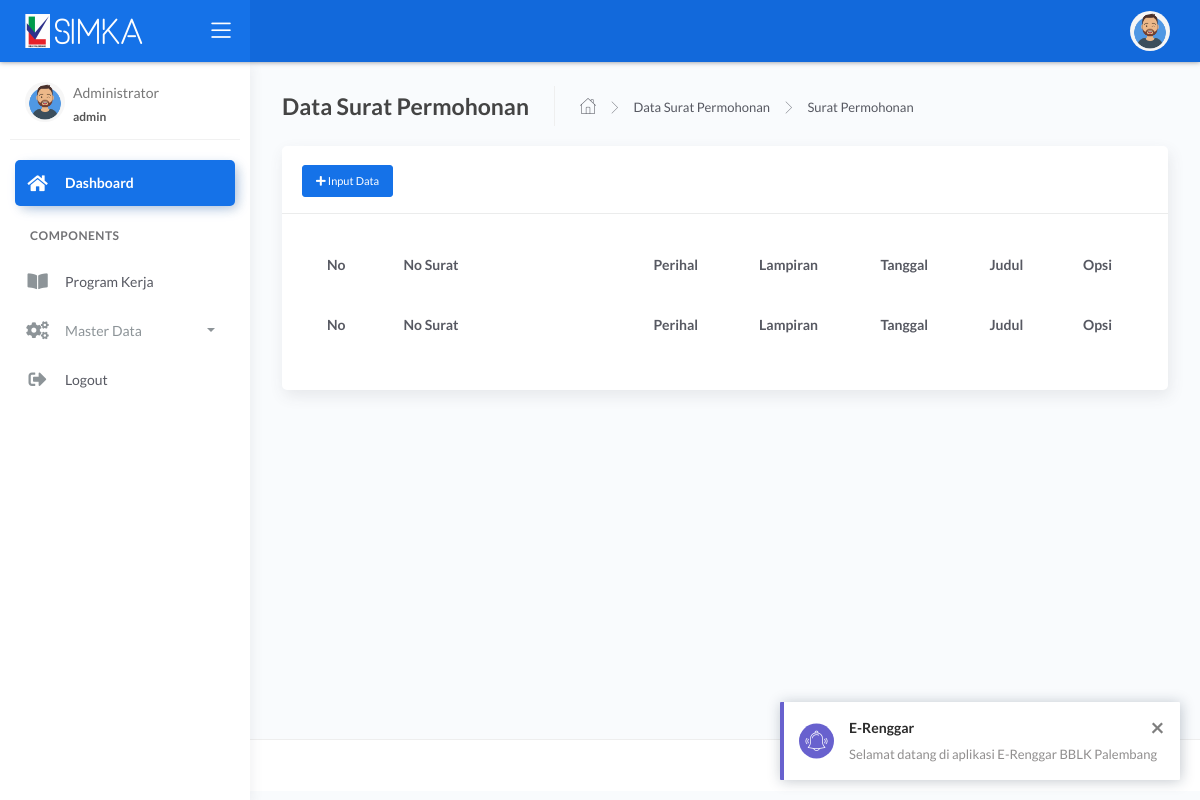
Page /instalasi/surat_permohonan.php?data (signed in) on the earlier database version.
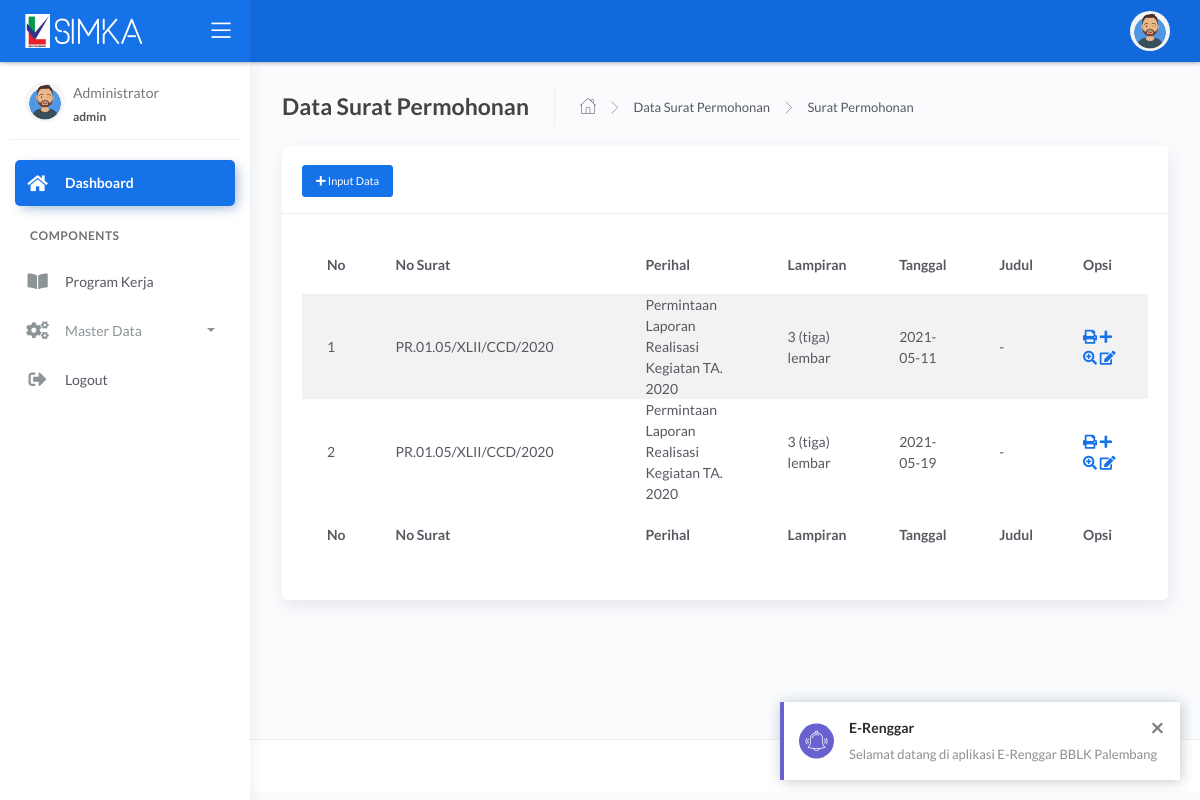
Same page on the later database version.
### tables this page shows
CREATE TABLE `surat_permohonan` (
  `id_surat_permohonan` int(11) NOT NULL,
  `no_surat` varchar(255) NOT NULL,
  `perihal` varchar(255) NOT NULL,
  `lampiran` varchar(255) NOT NULL,
  `tgl_surat` date NOT NULL,
  `judul_surat` varchar(255) NOT NULL,
  `isi_surat` text NOT NULL,
  `keterangan` varchar(255) NOT NULL,
  `tgl_batas_isi_proker` date DEFAULT NULL,
  `status_surat` varchar(255) NOT NULL
);

### instalasi/surat_permohonan.php (the view, shortened to what this page needs)
<?php include 'header.php'; ?>
	<div class="main-panel">
			<div class="content">
				<div class="page-inner">
					<div class="page-header">
						<h4 class="page-title">Data Surat Permohonan</h4>
						<ul class="breadcrumbs">
							<li class="nav-home">
								<a href="#">
									<i class="flaticon-home"></i>
								</a>
							</li>
							<li class="separator">
								<i class="flaticon-right-arrow"></i>
							</li>
							<li class="nav-item">
								<a href="#">Data Surat Permohonan</a>
							</li>
							<li class="separator">
								<i class="flaticon-right-arrow"></i>
							</li>
							<li class="nav-item">
								<a href="surat_permohonan.php?data">Surat Permohonan</a>
							</li>
						</ul>
					</div>
					<?php if(isset($_GET['data'])){ ?>
					<div class="row">
						<div class="col-md-12">
							<div class="card">
								<div class="card-header">
									<h4 class="card-title"><button type="button" class="btn btn-sm btn-primary" data-toggle="modal" data-target="#modal-default">
                <span class="fas fa-plus"></span> Input Data</button></h4>
								</div>
								<div class="card-body">
									<div class="table-responsive">
										<table id="multi-filter-select" class="display table table-striped table-hover" >
											<thead>
												<tr>
													<th>No</th>
													<th width="250px">No Surat</th>
										            <th>Perihal</th>
										            <th>Lampiran</th>
										            <th>Tanggal</th>
										            <th>Judul</th>
													<th width="90px">Opsi</th>
												</tr>
											</thead>
											<tfoot>
												<tr>
													<th>No</th>
													<th width="250px">No Surat</th>
										            <th>Perihal</th>
										            <th>Lampiran</th>
										            <th>Tanggal</th>
										            <th>Judul</th>
													<th width="90px">Opsi</th>
												</tr>
											</tfoot>
											<tbody>
											<?php
									        $sql = "SELECT * FROM surat_permohonan";
									        $query = mysqli_query($koneksi,$sql);
									        $no=1;
									        while ($a = mysqli_fetch_array($query)) :?>
												<tr>
													<td><?php echo $no++; ?></td>
													<td><?php echo $a['no_surat'] ?></td>
													<td><?php echo $a['perihal'] ?></td>
													<td><?php echo $a['lampiran'] ?></td>
													<td><?php echo $a['tgl_surat'] ?></td>
													<td><?php echo $a['judul_surat'] ?></td>
													<td><a class="blue" href="cetak_sp.php?id_surat_permohonan=<?php echo $a['id_surat_permohonan']; ?>" title='cetak PDF' target="_BLANK">
															<i class="ace-icon fa fa-print bigger-130"></i>
														</a>
														<a class="blue" href="?lengkapidata&id_surat_permohonan=<?php echo $a['id_surat_permohonan']; ?>" title='Lengkapi Data'>
															<i class="ace-icon fa fa-plus bigger-130"></i>
														</a>
														<a class="blue" href="?detail&id_surat_permohonan=<?php echo $a['id_surat_permohonan']; ?>"  title='Detail'>
															<i class="ace-icon fa fa-search-plus bigger-130"></i>
														</a>
														<a class="green" href="?edit&id_surat_permohonan=<?php echo $a['id_surat_permohonan']; ?>"  title='Edit'>
															<i class="ace-icon fa fa-edit bigger-130"></i>
														</a>
													</td>
												</tr>
												<?php endwhile;?>
											</tbody>
										</table>
									</div>
								</div>
							</div>
						</div>
					</div>
					  <?php } ?>
				</div>
			</div>
<?php include 'footer.php'?>

Differences in the rows shown:
added surat_permohonan: no_surat "PR.01.05/XLII/CCD/2020", perihal "Permintaan Laporan Realisasi Kegiatan TA. 2020", lampiran "3 (tiga) lembar", tgl_surat "2021-05-11", judul_surat "-"
added surat_permohonan: no_surat "PR.01.05/XLII/CCD/2020", perihal "Permintaan Laporan Realisasi Kegiatan TA. 2020", lampiran "3 (tiga) lembar", tgl_surat "2021-05-19", judul_surat "-"
